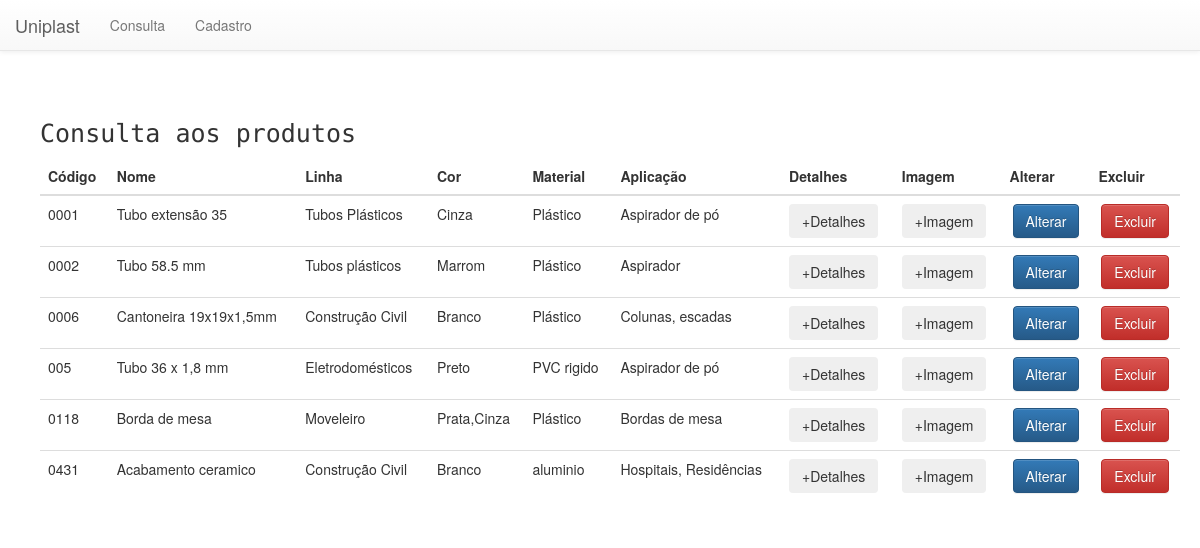
The app's page /consulta_prod.php (signed in) with its own data.
### tables this page shows
CREATE TABLE `produtos` (
  `cd_produto` varchar(10) NOT NULL,
  `ds_produto` varchar(40) NOT NULL,
  `ds_linha` varchar(20) NOT NULL,
  `ds_cor` text NOT NULL,
  `ds_material` varchar(15) NOT NULL,
  `ds_aplic_produto` text NOT NULL,
  `ds_detalhes` varchar(200) NOT NULL,
  `imagem` varchar(100) NOT NULL
);

### consulta_prod.php (the view, shortened to what this page needs)
<!DOCTYPE html>
<html>
<head>
        <link href="css/bootstrap.min.css" rel="stylesheet">
        <link href="css/bootstrap-theme.min.css" rel="stylesheet">
        <link href="css/estilo.css" rel="stylesheet">
</head>
	<?php
		$sql = mysql_query("select * from produtos");
	?>
<body>
	<div class="container" style="margin-top: 100px;margin-left: 25px;">
	  	<h2 style="font-family: Rubik mono one; font-size: 25px;">Consulta aos produtos</h2>
	  	<table class="table table-hover">
	    <thead>
	      <tr>
	        <th>Código</th>
	        <th>Nome</th>
	        <th>Linha</th>
	        <th>Cor</th>
	        <th>Material</th>
	        <th>Aplicação</th>
	        <th>Detalhes</th>
	        <th>Imagem</th>
	        <th>Alterar</th>
	        <th>Excluir</th>
	      </tr>
	    </thead>
	    <tbody>
		<?php
			while ($consulta = mysql_fetch_array($sql)) {
				$cd_produto       = $consulta["cd_produto"];
				$ds_produto       = $consulta["ds_produto"];
				$ds_linha         = $consulta["ds_linha"];
				$ds_cor           = $consulta["ds_cor"];
				$ds_material      = $consulta["ds_material"];
				$ds_aplic_produto = $consulta["ds_aplic_produto"];
	    ?>
	    	<tr>
	    		<td><?php echo $cd_produto ?></td>
	    		<td><?php echo $ds_produto ?></td>
	    		<td><?php echo $ds_linha  ?></td>
	    		<td><?php echo $ds_cor ?></td>
	    		<td><?php echo $ds_material ?></td>
	    		<td><?php echo $ds_aplic_produto ?></td>
	    		<td><button class="btn btn" data-toggle="modal" data-target="#modal_detalhes<?php echo $cd_produto ?>">+Detalhes</button></td>
	    		<td><button class="btn btn" data-toggle="modal" data-target="#modal_fotos<?php echo $cd_produto ?>">+Imagem</button></td>
	    		<td align="center"><button class="btn btn-primary" onclick="window.location='editar_prod.php?id=<?php echo $cd_produto ?>';">Alterar</button></td>
	    		<td align="center"><button class="btn btn-danger" onclick="apagar('<?php echo $consulta["cd_produto"];?>');" href="#">Excluir</button></td>
			</tr>
		<?php
			}
		?>
	    </tbody>
	  </table>
	</div>
</body>
</html>

### records on screen
produtos: cd_produto "0001", ds_produto "Tubo extensão 35", ds_linha "Tubos Plásticos", ds_cor "Cinza", ds_material "Plástico", ds_aplic_produto "Aspirador de pó"
produtos: cd_produto "0002", ds_produto "Tubo 58.5 mm", ds_linha "Tubos plásticos", ds_cor "Marrom", ds_material "Plástico", ds_aplic_produto "Aspirador"
produtos: cd_produto "0006", ds_produto "Cantoneira 19x19x1,5mm", ds_linha "Construção Civil", ds_cor "Branco", ds_material "Plástico", ds_aplic_produto "Colunas, escadas"
produtos: cd_produto "005", ds_produto "Tubo 36 x 1,8 mm", ds_linha "Eletrodomésticos", ds_cor "Preto", ds_material "PVC rigido", ds_aplic_produto "Aspirador de pó"
produtos: cd_produto "0118", ds_produto "Borda de mesa", ds_linha "Moveleiro", ds_cor "Prata,Cinza", ds_material "Plástico", ds_aplic_produto "Bordas de mesa"
produtos: cd_produto "0431", ds_produto "Acabamento ceramico", ds_linha "Construção Civil", ds_cor "Branco", ds_material "aluminio", ds_aplic_produto "Hospitais, Residências"
